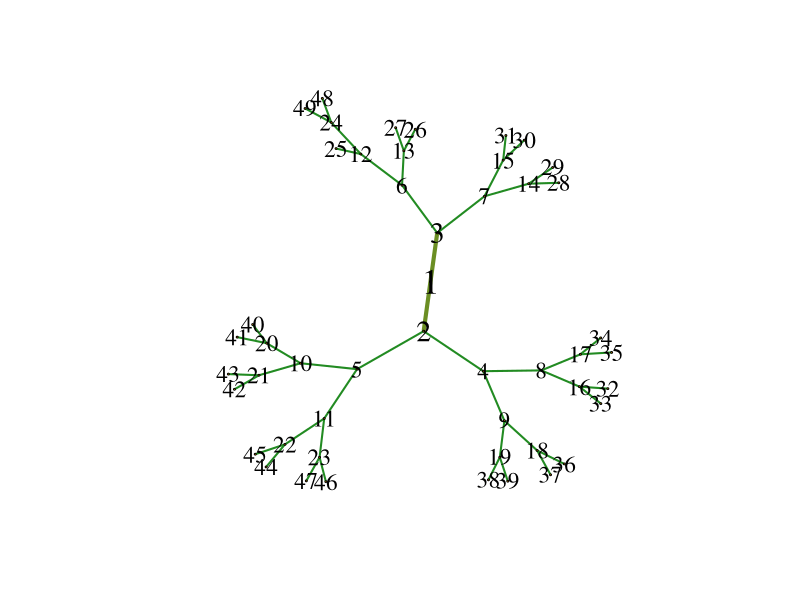
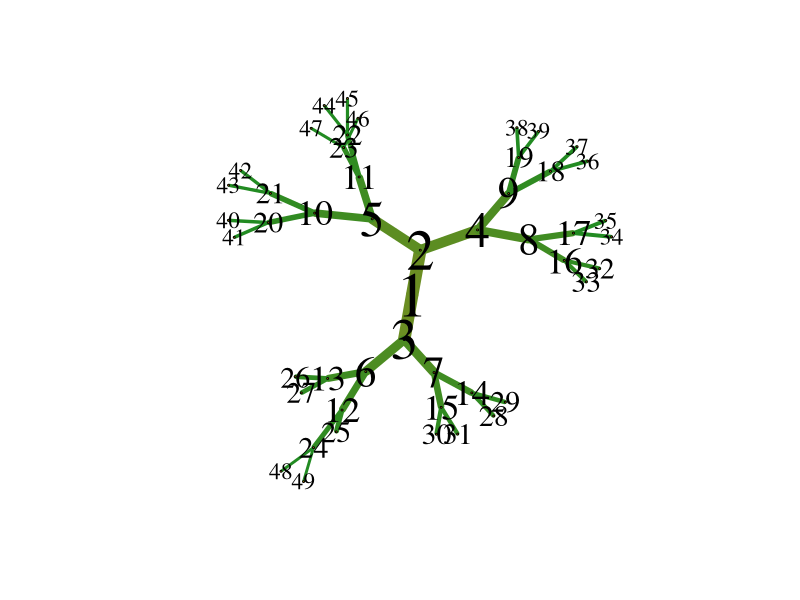

The R script that drew these images, in order:
library(dplyr)
library(ggplot2)
library(grDevices)
library(igraph)

to_leaves <- function(x, max_weight) {
    weight=max(0, max_weight - log2(x)) + 1
    data.frame(from=c(x,x),
               to=c(as.integer(x*2),as.integer(x*2+1)),
               weight=c(weight, weight))
}

make_tree <- function(n_level, max_weight) {
    n_vertex <- 2**(n_level-2)
    n_vertex <- n_vertex * 2 + n_vertex
    df <- lapply(1:n_vertex, function(x) {to_leaves(x, max_weight)} ) %>% dplyr::bind_rows()
    gr <- graph_from_data_frame(df, directed=FALSE, vertices = NULL)
    print(igraph::diameter(gr))
    print(igraph::get_diameter(gr))

    font_size_step <- 0.4
    font_sizes <- as.integer(df[!duplicated(df$to),]$weight) * font_size_step + 1.0
    font_sizes <- c(max(font_sizes) + font_size_step, font_sizes)

    weights <- as.integer(df$weight)
    weights <- weights - min(weights) + 1
    colfunc <- colorRampPalette(c('forestgreen', 'olivedrab'))(max(weights))
    E(gr)$color <- colfunc[weights]
    print(igraph::diameter(gr))

    out_chart_filename <- paste0('tree_graph_', max_weight, '.png', sep='')
    png(filename=out_chart_filename, width=600, height=600)
    plot(gr, layout=layout.fruchterman.reingold, main='',
         edge.width=E(gr)$weight * 2, edge.color=E(gr)$color,
         vertex.size=1, vertex.label.cex=font_sizes, vertex.label.color='black')
    dev.off()
}

n_level <- 5
make_tree(n_level, 1)
make_tree(n_level, n_level)
